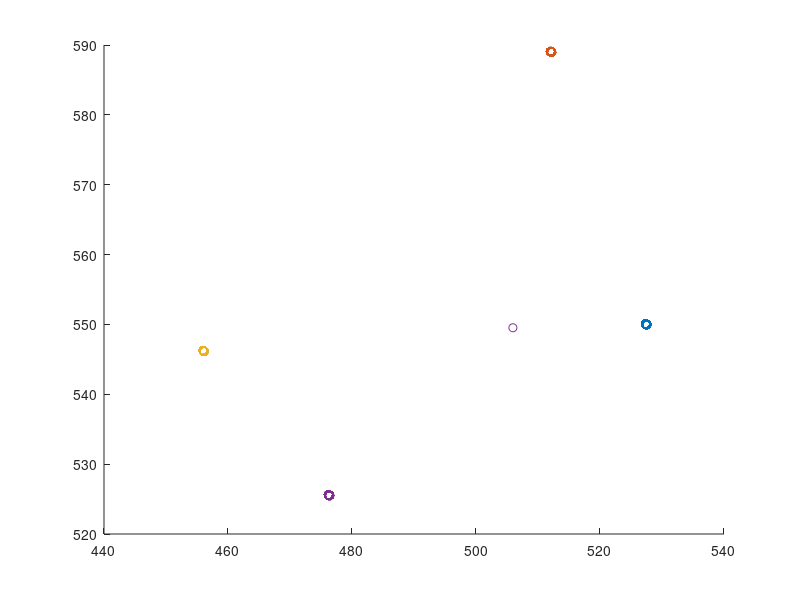

Reproduce this figure in MATLAB.
clear; clc;
Data = load('P2.txt');
x=Data(1001:2000,1);x2=Data(1001:2000,3);x3=Data(1001:2000,5);x4=Data(1001:2000,7);
y=Data(1001:2000,2);y2=Data(1001:2000,4);y3=Data(1001:2000,6);y4=Data(1001:2000,8);
hold on
scatter(x,y)
scatter(x2,y2)
scatter(x3,y3)
scatter(x4,y4)
hold off